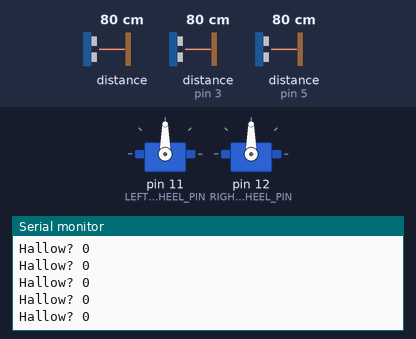
Bench run of a sketch on a simulated Arduino Uno, built with avr-gcc and run on an emulated ATmega328P. On the bench: 2 × servo, the last lines printed to the serial monitor. The test bench sets the inputs (shaded band); at power-on: distance to the obstacle (sensors on pin 3, pin 5) 80 cm, distance to the obstacle 80 cm. The echo pulse lasts 58.3 µs per cm.

Above: at 1.2 s.
1.3 s: distance to the obstacle (sensor on pin 3) set to 2 cm
At 1.54 s:
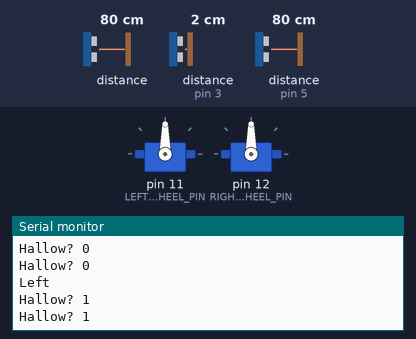
4.3 s: distance to the obstacle (sensor on pin 3) set to 120 cm
At 4.34 s:
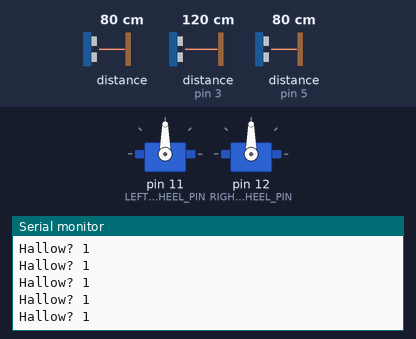
Timing chart, 0 to 7.3 s (numbered marks = the images above; inputs shaded):
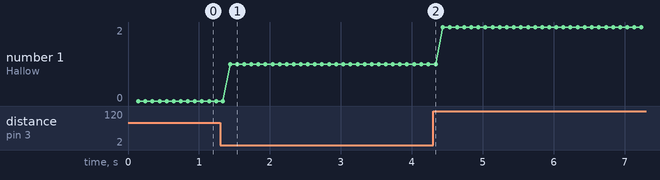

Measured:
- after the input at 1.3 s, the serial monitor: prints a new line after 0.05 s (image 1)
- plotted number 1: 0 → 1 after the input at 1.3 s, 1 → 2 after the input at 4.3 s

The sketch:

BoeBotAlgorithmAdafruit.ino
```cpp
// Defines
#define DEBUG_MODE
#define REACTION_SPEED 100

// Local
#include "Vehicle.h"

//Libraries
#include <Debug.h>

uint64_t previousTime = millis();
Vehicle vehicle;

void setup()
{
    Serial.begin(9600);
    debugln("Serial started!");
    vehicle.vehicleSetup();
}

void loop()
{
    uint64_t currentTime = millis();

    if (millis() - previousTime >= REACTION_SPEED)
    {
        previousTime = currentTime;
        vehicle.drive();
    }
}
```

DrivingCorrection.cpp
```cpp
#include "DrivingCorrection.h"

uint32_t correction(DrivingControl control, UltrasonicSensor left, UltrasonicSensor right, uint32_t previousTime, State *curState) {
  int16_t leftDist = left.getDistance();
  int16_t rightDist = right.getDistance();

  Serial.print("Hallow? ");
  Serial.println(*curState);

  if (leftDist < rightDist)
  {
    if (*curState != RIGHT) {
      control.maneuver(0, CORRECTION_SPEED); //Turn right
      Serial.println("Right");
    }

    if (millis() - previousTime >= 3000) {
      previousTime = millis();
      control.maneuver(0, 0); //Drive straight
      Serial.println("StraightRight");
    }
    *curState = RIGHT;

  } else if (rightDist < leftDist)
  {
    if (*curState != LEFT) {
      control.maneuver(CORRECTION_SPEED, 0); //Turn left
      Serial.println("Left");
    }

    if (millis() - previousTime >= 3000) {
      previousTime = millis();
      control.maneuver(0, 0); //Drive straight
      Serial.println("StraightLeft");
    }
    *curState = LEFT;
  }
  else {
    *curState = STRAIGHT;
  }
  return previousTime;
}
```

DrivingCorrection.h
```cpp
#ifndef DRIVINGCORRECTION_H_
#define DRIVINGCORRECTION_H_

#include <stdint.h>
#include <DrivingControl.h>
#include <IRSensor.h>
#include <UltrasonicSensor.h>

#include <Arduino.h>

#include "Vehicle.h"

#define CORRECTION_SPEED 40
#define DRIVING_SPEED 100

uint32_t correction(DrivingControl control, UltrasonicSensor left, UltrasonicSensor right, uint32_t previousTime, State *curState);

#endif /*DRIVINGCORRECTION_H_*/
```

Vehicle.cpp
```cpp
// Defines
#define DEBUG_MODE


// Local
#include "Vehicle.h"
#include "DrivingCorrection.h"

//Libraries
#include <Debug.h>


Adafruit_VL53L0X lox = Adafruit_VL53L0X();


VL53L0X_RangingMeasurementData_t measure;

Vehicle::Vehicle() :
  leftWheel(),
  rightWheel(),
  control(leftWheel, rightWheel, ACCELERATION_SPEED, DECELERATION_SPEED),
  ir(SENSOR_PIN),
  left(L_TRIG_PIN, L_ECHO_PIN),
  right(R_TRIG_PIN, R_ECHO_PIN)
{

}

Vehicle::~Vehicle()
{
}

void Vehicle::vehicleSetup()
{
  leftWheel.attach(LEFT_WHEEL_PIN);
  rightWheel.attach(RIGHT_WHEEL_PIN);
  lox.begin();
  previousTime = millis();
  curState = STRAIGHT;
}

void Vehicle::drive()
{
  //  uint8_t frontDistance = ir.getDistance();

  lox.rangingTest(&measure, false); // pass in 'true' to get debug data printout!

  uint8_t frontDistance = measure.RangeMilliMeter / 10;

//  debug("Front distance\t\t");
//  debugln(frontDistance);

  if (frontDistance > MAX_DIST) // Accelerating
  {
    control.changeSpeed(DRIVING_SPEED);
    previousTime = correction(control, left, right, previousTime, &curState);
//    debugln("Correcting");

    if (control.getLeftWheelSpeed() < STATIONARY + DRIVING_SPEED) // If desired speed is not reached yet
    {
      //      debug("+ Speeding up..\t\t(");
      //      debug(control.getLeftWheelSpeed());
      //      debug(" > ");
      //      debug(STATIONARY + DRIVING_SPEED);
      //      debugln(")");
    }
  }
  else if (frontDistance < MAX_DIST) // Decelerating
  {
    control.changeSpeed(0);
//    debugln("Stahp");
    if (control.getLeftWheelSpeed() > STATIONARY) // If desired speed is not reached yet
    {
//      debug("- Slowing down..\t(");
//      debug(control.getLeftWheelSpeed());
//      debug(" > ");
//      debug(STATIONARY);
//      debugln(")");
    }
  }
}
```

Vehicle.h
```cpp
#ifndef VEHICLE_H
#define VEHICLE_H

// Libraries
#include <Adafruit_VL53L0X.h>

#include <DrivingControl.h>
#include <IRSensor.h>
#include <UltrasonicSensor.h>
#include <Servo.h>
#include <Arduino.h>

#define ACCELERATION_SPEED 5
#define DECELERATION_SPEED 10
#define DRIVING_SPEED 100

#define MAX_DIST 16

#define SENSOR_PIN A0

#define LEFT_WHEEL_PIN 11
#define RIGHT_WHEEL_PIN 12

#define L_ECHO_PIN 5
#define R_ECHO_PIN 3

#define L_TRIG_PIN 4
#define R_TRIG_PIN 2

typedef enum {
  STRAIGHT,
  LEFT,
  RIGHT
} State;

class Vehicle
{
  public:
    Vehicle();
    ~Vehicle();

    void vehicleSetup();
    void drive();

  private:
    Servo leftWheel;
    Servo rightWheel;
    DrivingControl control;
    IRSensor ir;
    UltrasonicSensor left;
    UltrasonicSensor right;
    uint32_t previousTime;
    State curState;
};

#endif /* VEHICLE_H */
```
